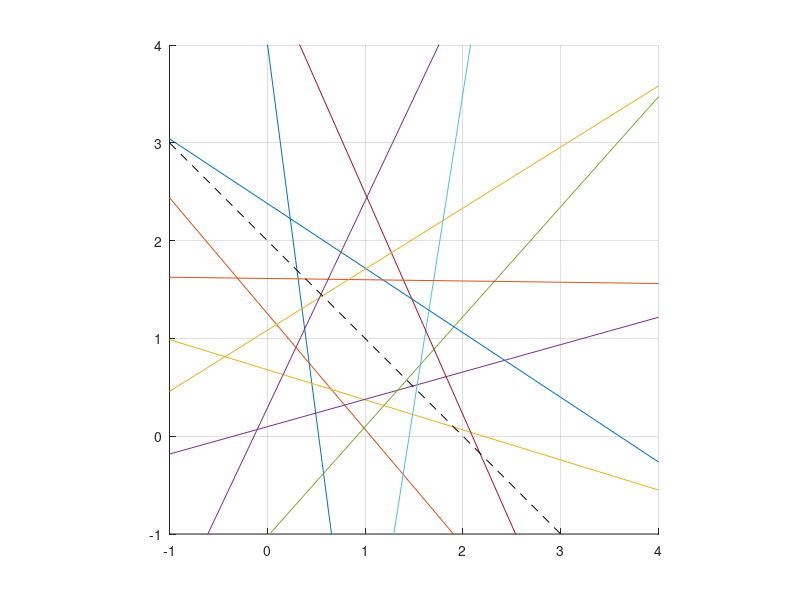

Recreate this plot in MATLAB. (Note: this script raises an error after producing the figure.)
N = 11;
a = (0:N-1)/N*2*pi+0.13;
x = [-1,4];
y = [-1,4];
close(figure(1));
figure(1);
hold('on');
grid('on');
dist = 0.6;
alpha = zeros(1,length(a));
beta  = zeros(1,length(a));
term  = zeros(1,length(a));
for n=1:length(a)
    alpha(n) = cos(a(n));
    beta(n)  = sin(a(n));
    x0    = 1 - dist*alpha(n);
    y0    = 1 - dist*beta(n);
    y = y0 - alpha(n)*(x-x0)/beta(n);
    term(n) = -alpha(n)*x0-beta(n)*y0;
    plot(x,y);
end
axis([-1,4,-1,4]);
axis('equal');

A  = [-alpha(:),-beta(:)];
a  = term(:);
B  = [1,1];
b  = 2;
lb = [-10;1.0];

plot(x,(b-B(1)*x)/B(2),'k--');
Q = [2,4;4,10];
f = [-6;-12];

x = quadprog(Q,f,A,a,B,b,lb,[],[],optimoptions(@quadprog,'Display','none'));
plot(x(1),x(2),'ro');

x2 = -Q\f;
plot(x2(1),x2(2),'k*');

fprintf(1,'------------------------------------\n');

[x,res,iters,ll] = dmriQuadprog2(...
    Q,f,A,a,B,b,lb,[]);

fprintf(1,'Matlab''s code converged within %d iters, residual %1.5f\n',iters,res);

plot(x(1),x(2),'k+');

fprintf(1,'------------------------------------\n');
%%%%%%%%%%%%%%%%%%%%%%%%%%%%
CC = [A;B];
uu = [a;b];
Qi = Q\eye(size(Q,1));
HH = CC*Qi*CC';
ff = ((f')*Qi*(CC')+uu')';
step = sqrt(sum(ff.*ff)) / (trace(HH)/size(HH,1));
fprintf(1,'Trying step: %1.4f\n',step);
%%%%%%%%%%%%%%%%%%%%%%%%%%%%

[x,status,iters,cost,lambda] = mexDMRIquadprog(Q,f,A,a,B,b,lb,[],1000,step);


fprintf(1,'Returned status %i with %d iters and cost %1.5f\n',status,iters,cost);


CI = size(A,1);
CE = size(B,1);
CL = 2;
CU = 0;

pos = 0;
fprintf(1,'lamdba_ineq: %s\n',num2str(lambda(pos+1:pos+CI)'));
pos = pos+CI;
fprintf(1,'lamdba_eq: %s\n',num2str(lambda(pos+1:pos+CE)'));
pos = pos+CE;
fprintf(1,'lamdba_lb: %s\n',num2str(lambda(pos+1:pos+CL)'));
pos = pos+CL;
fprintf(1,'lamdba_ub: %s\n',num2str(lambda(pos+1:pos+CU)'));
pos = pos+CU;
fprintf(1,'------------------------------------\n');

plot(x(1),x(2),'go','MarkerSize',16);
